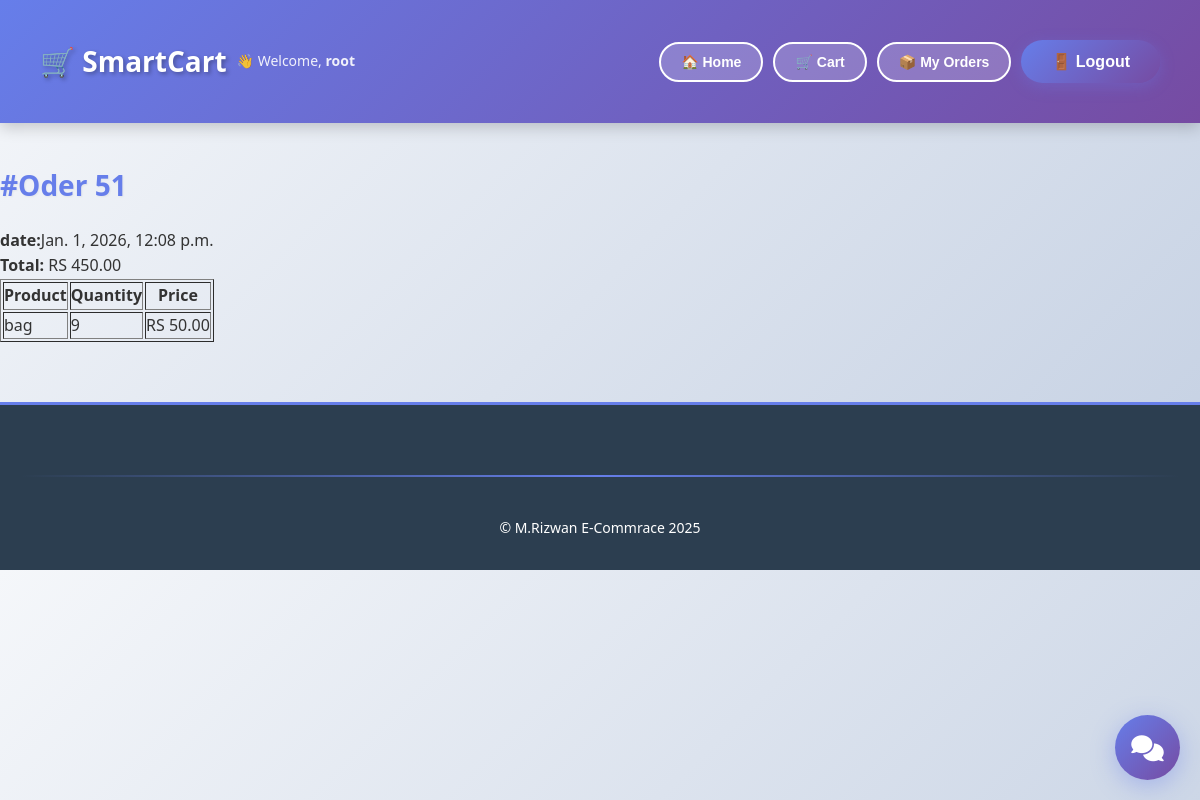
Page /orders/order/51/ (signed in) on the committed database.
### orders/models.py (models this page shows, shortened)
class Order(models.Model):
    STATUS_CHOICES= (
        ("pending", "pending"),
        ("processing", "processing"),
        ("shipped", "shipped"),
        ("delivered","delivered"),
        ("cancelled", "cancelled"),
    )
    PAYMENT_METHODS =(
        ("cod", "Cash on delivery"),
        ("stripe", "Stripe"),
    )
    user = models.ForeignKey(User, on_delete=models.CASCADE)
    total_price = models.DecimalField(max_digits=10, decimal_places=2)
    payment_method = models.CharField(max_length=20, choices=PAYMENT_METHODS)
    status = models.CharField(max_length=20, choices=STATUS_CHOICES , default="pending")
    created_at = models.DateTimeField(auto_now_add=True)
    is_paid = models.BooleanField(default=False)

class OrderItem(models.Model):
    order = models.ForeignKey(Order, on_delete=models.CASCADE, related_name="items")
    product = models.ForeignKey(Product, on_delete=models.CASCADE)
    quantity = models.PositiveIntegerField()
    price = models.DecimalField(max_digits=10, decimal_places=2)

### store/models.py (models this page shows, shortened)
class Product(TimeStampedModel):
    name = models.CharField(max_length=200)
    price = models.DecimalField(max_digits=10, decimal_places=2)
    categories = models.ManyToManyField(Category)
    description = models.TextField()

### orders/views.py (the view)
# urls.py: path("order/<int:pk>/", OrderDetailView.as_view(), name="order_detail"),
class OrderDetailView(LoginRequiredMixin , DetailView):
    model = Order
    template_name = "orders/order_detail.html"
    context_object_name= "order"
    def get_queryset(self):
        return Order.objects.filter(user= self.request.user)

### ai_engine/tracking.py (called while the page is built, shortened)
    def __call__(self, request):
        response = self.get_response(request)
        return response

### templates/orders/order_detail.html
{% extends "base.html" %}
{% block content %}
<h2>#Oder {{order.id}} </h2>
<p><strong>date:</strong>{{order.created_at}} </p>
<p><strong>Total:</strong> RS {{order.total_price}} </p>
<table border="1">
    <tr>
        <th>Product</th>
        <th>Quantity</th>
        <th>Price</th>
    </tr>
    {% for item in order.items.all %}
    <tr>
        <td>{{ item.product.name }} </td>
        <td>{{ item.quantity }} </td>
        <td>RS {{item.price }} </td>
    </tr>
    {% endfor %}
</table>
{% endblock content %}

### templates/base.html (shortened to what this page needs)
{% load static %}
<!DOCTYPE html>
<html lang="en">
<head>
    <link rel="stylesheet" href="{% static 'css/style.css' %}">
    <link rel="stylesheet" href="https://cdnjs.cloudflare.com/ajax/libs/font-awesome/6.4.0/css/all.min.css">
</head>
<body>
    <header>
        <div style="display: flex; align-items: center; gap: 10px;">
            <h1>🛒 SmartCart</h1>
            {% if user.is_authenticated %}
                <p style="margin: 0; font-size: 14px;">👋 Welcome, <strong>{{user.username}}</strong></p>
            {% endif %}
        </div>
        <div style="display: flex; align-items: center; gap: 10px; flex-wrap: wrap;">
            <a href="{% url 'home' %}"><button>🏠 Home</button></a>
            <a href="{% url 'cart' %}"><button>🛒 Cart</button></a>
            {% if user.is_authenticated %}
                <a href="{% url 'my_orders' %}"><button>📦 My Orders</button></a>
                <form action="{% url 'logout' %}" method="post" style="display: inline;">
                    <button type="submit">🚪 Logout</button>
                </form>
            {% else %}
                <a href="{% url 'login' %}"><button>🔓 Login</button></a>
                <a href="{% url 'register' %}"><button>✍️ Register</button></a>
            {% endif %}
        </div>
    </header>
    {% block content %}{% endblock content %}
    {% if user.is_authenticated %}
        {% include 'ai_engine/chatbot_widget.html' %}
    {% endif %}
    <footer>
        <hr>
        <p>© M.Rizwan E-Commrace 2025</p>
    </footer>
</body>
</html>

### static/css/style.css (style rules this page uses)
* { margin: 0; padding: 0; box-sizing: border-box; }
body { font-family: 'Segoe UI', Tahoma, Geneva, Verdana, sans-serif; background: linear-gradient(135deg, #f5f7fa 0%, #c3cfe2 100%); color: #333; line-height: 1.6; }
header { background: linear-gradient(135deg, #667eea 0%, #764ba2 100%); color: white; padding: 20px 40px; box-shadow: 0 4px 15px rgba(0, 0, 0, 0.2); display: flex; justify-content: space-between; align-items: center; flex-wrap: wrap; gap: 20px; position: sticky; top: 0; z-index: 100; }
header h1 { font-size: 28px; font-weight: 700; text-shadow: 2px 2px 4px rgba(0, 0, 0, 0.3); }
header p { font-size: 14px; opacity: 0.9; }
header button, header a button { background: rgba(255, 255, 255, 0.2); color: white; border: 2px solid white; padding: 10px 20px; border-radius: 25px; cursor: pointer; font-weight: 600; transition: all 0.3s ease; font-size: 14px; }
header a { text-decoration: none; }
footer { background: #2c3e50; color: white; text-align: center; padding: 30px 20px; margin-top: 60px; border-top: 3px solid #667eea; }
footer p { font-size: 14px; }
hr { border: none; height: 2px; background: linear-gradient(90deg, transparent, #667eea, transparent); margin: 40px 0; }
h2 { font-size: 28px; color: #667eea; margin: 40px 0 20px; font-weight: 700; text-shadow: 1px 1px 2px rgba(0, 0, 0, 0.05); }
form { margin: 20px 0; }
button[type="submit"] { background: linear-gradient(135deg, #667eea 0%, #764ba2 100%); color: white; border: none; padding: 12px 30px; border-radius: 25px; font-size: 16px; font-weight: 600; cursor: pointer; transition: all 0.3s ease; box-shadow: 0 4px 15px rgba(102, 126, 234, 0.3); }
a { color: #667eea; text-decoration: none; font-weight: 600; transition: color 0.3s ease; }

### rows in the picture
Order: id "51", created_at "Jan. 1, 2026, 12:08 p.m.", total_price "450.00"
OrderItem: product.name "bag", quantity "9", price "50.00"

### other values in the picture
{{ user.username }} "root"
